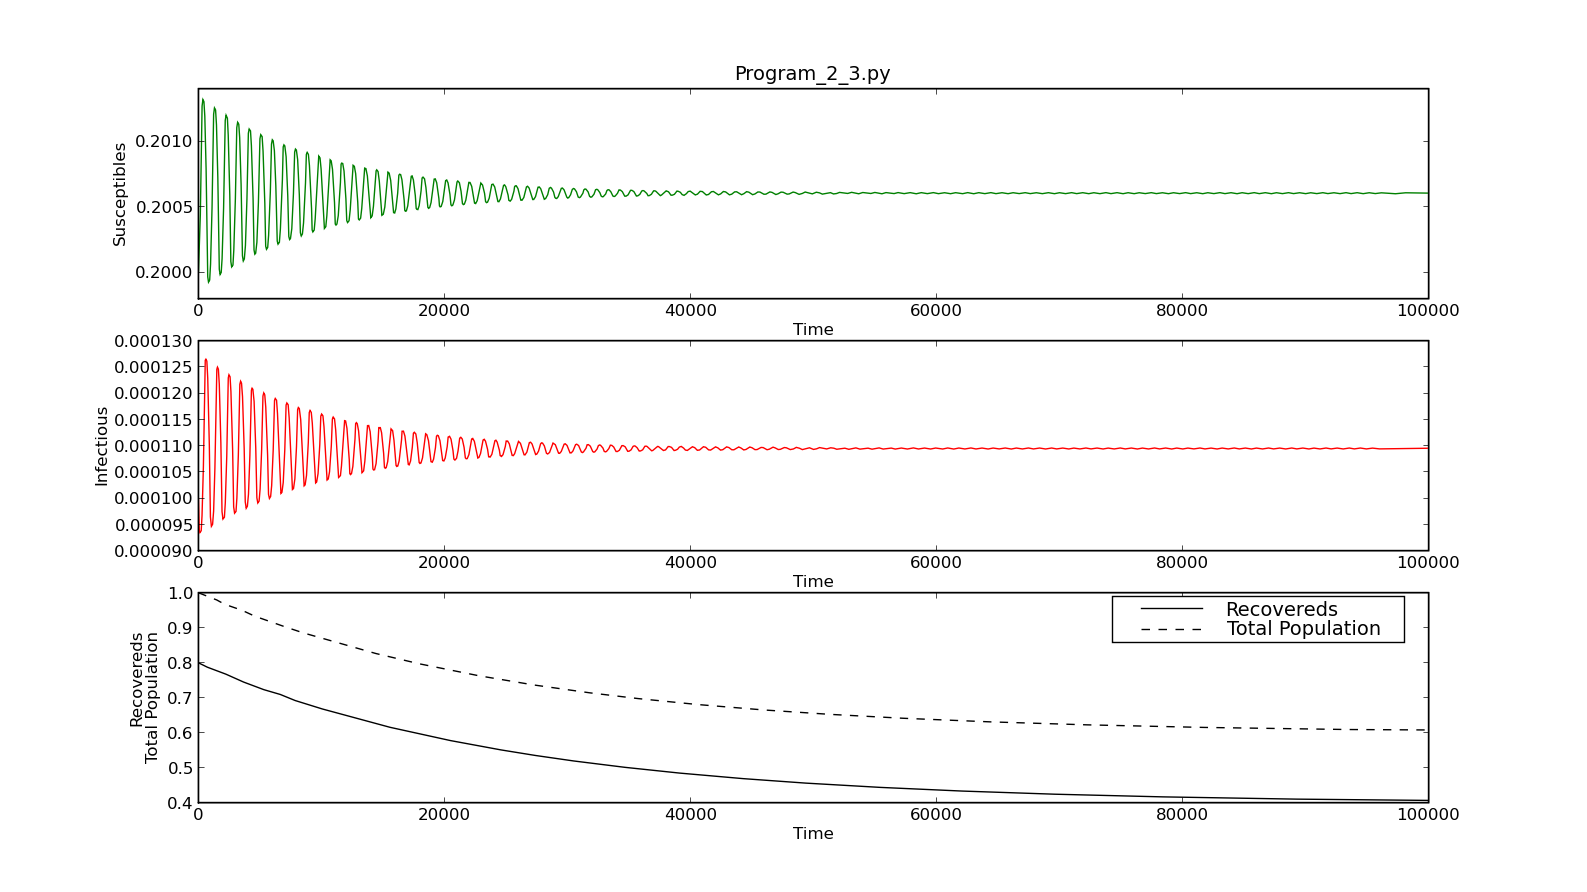

Source code (Python):
#!/usr/bin/env python3

####################################################################
###    This is the PYTHON version of program 2.3 from page 35 of   #
### "Modeling Infectious Disease in humans and animals"            #
### by Keeling & Rohani.										   #
###																   #
### It is the SIR model with a probability of mortality, and	   #
### unequal births and deaths. This code assumes Density-          #
### Dependent Transmission        								   #
####################################################################

###################################
### Written by Ilias Soumpasis    #
### [email redacted]	  #
###################################

import scipy.integrate as spi
import numpy as np
import pylab as pl

rho=0.5
nu=mu=1/(70*365.0)
beta=520/365.0
gamma=1/7.0
TS=1.0
ND=1e5
N0=1
X0=0.2
Y0=1e-4
Z0=N0-X0-Y0
INPUT = (X0, Y0, Z0)

def diff_eqs(INP,t):
	'''The main set of equations'''
	Y=np.zeros((3))
	V = INP
	Y[0] = mu - beta * V[0] * V[1] - mu * V[0]
	Y[1] = beta * V[0] * V[1] - (gamma + mu) * V[1]/(1-rho)
	Y[2] = gamma * V[1] - mu * V[2]
	return Y   # For odeint



t_start = 0.0; t_end = ND; t_inc = TS
t_range = np.arange(t_start, t_end+t_inc, t_inc)
RES = spi.odeint(diff_eqs,INPUT,t_range)

print (RES)

#Ploting
pl.figure(figsize=(16, 8))
pl.subplot(311)
pl.plot(RES[:,0], '-g', label='Susceptibles')
pl.title('Program_2_3.py')
#pl.xlabel('Time')
pl.ylabel('Susceptibles')
pl.subplot(312)
pl.plot(RES[:,1], '-r', label='Infectious')
#pl.xlabel('Time')
pl.ylabel('Infectious')
pl.subplot(313)
pl.plot(RES[:,2], '-k', label='Recovereds')
pl.plot(sum((RES[:,0],RES[:,1],RES[:,2])), '--k', label='Total Population')
pl.xlabel('Time')
pl.legend(loc=0)
pl.ylabel('Recovereds\nTotal Population')
pl.savefig('Program_2_3.png')
pl.show()
